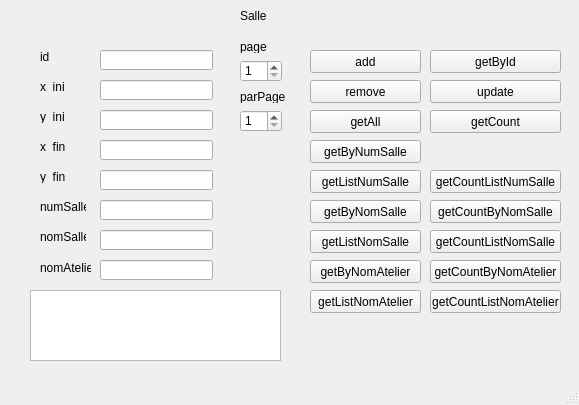
<?xml version="1.0" encoding="UTF-8"?>
<ui version="4.0">
 <class>SalleWindow</class>
 <widget class="QMainWindow" name="SalleWindow">
  <property name="geometry">
   <rect>
    <x>0</x>
    <y>0</y>
    <width>579</width>
    <height>405</height>
   </rect>
  </property>
  <property name="windowTitle">
   <string>MainWindow</string>
  </property>
  <widget class="QWidget" name="centralwidget">
   <widget class="QSpinBox" name="spinBoxPage">
    <property name="geometry">
     <rect>
      <x>240</x>
      <y>60</y>
      <width>42</width>
      <height>22</height>
     </rect>
    </property>
    <property name="minimum">
     <number>1</number>
    </property>
    <property name="maximum">
     <number>100</number>
    </property>
   </widget>
   <widget class="QLabel" name="label_5">
    <property name="geometry">
     <rect>
      <x>240</x>
      <y>90</y>
      <width>46</width>
      <height>13</height>
     </rect>
    </property>
    <property name="text">
     <string>parPage</string>
    </property>
   </widget>
   <widget class="QPushButton" name="pushButtonGetById">
    <property name="geometry">
     <rect>
      <x>430</x>
      <y>50</y>
      <width>131</width>
      <height>23</height>
     </rect>
    </property>
    <property name="text">
     <string>getById</string>
    </property>
   </widget>
   <widget class="QPushButton" name="pushButtonRemove">
    <property name="geometry">
     <rect>
      <x>310</x>
      <y>80</y>
      <width>111</width>
      <height>23</height>
     </rect>
    </property>
    <property name="text">
     <string>remove</string>
    </property>
   </widget>
   <widget class="QPushButton" name="pushButtonUpdate">
    <property name="geometry">
     <rect>
      <x>430</x>
      <y>80</y>
      <width>131</width>
      <height>23</height>
     </rect>
    </property>
    <property name="text">
     <string>update</string>
    </property>
   </widget>
   <widget class="QLabel" name="label">
    <property name="geometry">
     <rect>
      <x>240</x>
      <y>0</y>
      <width>61</width>
      <height>31</height>
     </rect>
    </property>
    <property name="text">
     <string>Salle</string>
    </property>
   </widget>
   <widget class="QPushButton" name="pushButtonGetByNumSalle">
    <property name="geometry">
     <rect>
      <x>310</x>
      <y>140</y>
      <width>111</width>
      <height>23</height>
     </rect>
    </property>
    <property name="text">
     <string>getByNumSalle</string>
    </property>
   </widget>
   <widget class="QPushButton" name="pushButtonGetCount">
    <property name="geometry">
     <rect>
      <x>430</x>
      <y>110</y>
      <width>131</width>
      <height>23</height>
     </rect>
    </property>
    <property name="text">
     <string>getCount</string>
    </property>
   </widget>
   <widget class="QSpinBox" name="spinBoxParPage">
    <property name="geometry">
     <rect>
      <x>240</x>
      <y>110</y>
      <width>42</width>
      <height>22</height>
     </rect>
    </property>
    <property name="minimum">
     <number>1</number>
    </property>
    <property name="maximum">
     <number>100</number>
    </property>
   </widget>
   <widget class="QPushButton" name="pushButtonGetAll">
    <property name="geometry">
     <rect>
      <x>310</x>
      <y>110</y>
      <width>111</width>
      <height>23</height>
     </rect>
    </property>
    <property name="text">
     <string>getAll</string>
    </property>
   </widget>
   <widget class="QLabel" name="label_2">
    <property name="geometry">
     <rect>
      <x>40</x>
      <y>50</y>
      <width>46</width>
      <height>13</height>
     </rect>
    </property>
    <property name="text">
     <string>id</string>
    </property>
   </widget>
   <widget class="QTextEdit" name="textEdit">
    <property name="geometry">
     <rect>
      <x>30</x>
      <y>290</y>
      <width>251</width>
      <height>71</height>
     </rect>
    </property>
   </widget>
   <widget class="QLabel" name="label_6">
    <property name="geometry">
     <rect>
      <x>240</x>
      <y>40</y>
      <width>46</width>
      <height>13</height>
     </rect>
    </property>
    <property name="text">
     <string>page</string>
    </property>
   </widget>
   <widget class="QPushButton" name="pushButtonAdd">
    <property name="geometry">
     <rect>
      <x>310</x>
      <y>50</y>
      <width>111</width>
      <height>23</height>
     </rect>
    </property>
    <property name="text">
     <string>add</string>
    </property>
   </widget>
   <widget class="QLineEdit" name="lineEditId">
    <property name="geometry">
     <rect>
      <x>100</x>
      <y>50</y>
      <width>113</width>
      <height>20</height>
     </rect>
    </property>
   </widget>
   <widget class="QLabel" name="label_7">
    <property name="geometry">
     <rect>
      <x>40</x>
      <y>80</y>
      <width>46</width>
      <height>13</height>
     </rect>
    </property>
    <property name="text">
     <string>x_ini</string>
    </property>
   </widget>
   <widget class="QLabel" name="label_8">
    <property name="geometry">
     <rect>
      <x>40</x>
      <y>110</y>
      <width>46</width>
      <height>13</height>
     </rect>
    </property>
    <property name="text">
     <string>y_ini</string>
    </property>
   </widget>
   <widget class="QLabel" name="label_9">
    <property name="geometry">
     <rect>
      <x>40</x>
      <y>140</y>
      <width>46</width>
      <height>13</height>
     </rect>
    </property>
    <property name="text">
     <string>x_fin</string>
    </property>
   </widget>
   <widget class="QLabel" name="label_10">
    <property name="geometry">
     <rect>
      <x>40</x>
      <y>170</y>
      <width>46</width>
      <height>13</height>
     </rect>
    </property>
    <property name="text">
     <string>y_fin</string>
    </property>
   </widget>
   <widget class="QLabel" name="label_11">
    <property name="geometry">
     <rect>
      <x>40</x>
      <y>200</y>
      <width>46</width>
      <height>13</height>
     </rect>
    </property>
    <property name="text">
     <string>numSalle</string>
    </property>
   </widget>
   <widget class="QLabel" name="label_12">
    <property name="geometry">
     <rect>
      <x>40</x>
      <y>230</y>
      <width>46</width>
      <height>13</height>
     </rect>
    </property>
    <property name="text">
     <string>nomSalle</string>
    </property>
   </widget>
   <widget class="QLabel" name="label_13">
    <property name="geometry">
     <rect>
      <x>40</x>
      <y>260</y>
      <width>51</width>
      <height>16</height>
     </rect>
    </property>
    <property name="text">
     <string>nomAtelier</string>
    </property>
   </widget>
   <widget class="QLineEdit" name="lineEditX_ini">
    <property name="geometry">
     <rect>
      <x>100</x>
      <y>80</y>
      <width>113</width>
      <height>20</height>
     </rect>
    </property>
   </widget>
   <widget class="QLineEdit" name="lineEditY_ini">
    <property name="geometry">
     <rect>
      <x>100</x>
      <y>110</y>
      <width>113</width>
      <height>20</height>
     </rect>
    </property>
   </widget>
   <widget class="QLineEdit" name="lineEditX_fin">
    <property name="geometry">
     <rect>
      <x>100</x>
      <y>140</y>
      <width>113</width>
      <height>20</height>
     </rect>
    </property>
   </widget>
   <widget class="QLineEdit" name="lineEditY_fin">
    <property name="geometry">
     <rect>
      <x>100</x>
      <y>170</y>
      <width>113</width>
      <height>20</height>
     </rect>
    </property>
   </widget>
   <widget class="QLineEdit" name="lineEditNumSalle">
    <property name="geometry">
     <rect>
      <x>100</x>
      <y>200</y>
      <width>113</width>
      <height>20</height>
     </rect>
    </property>
   </widget>
   <widget class="QLineEdit" name="lineEditNomSalle">
    <property name="geometry">
     <rect>
      <x>100</x>
      <y>230</y>
      <width>113</width>
      <height>20</height>
     </rect>
    </property>
   </widget>
   <widget class="QLineEdit" name="lineEditNomAtelier">
    <property name="geometry">
     <rect>
      <x>100</x>
      <y>260</y>
      <width>113</width>
      <height>20</height>
     </rect>
    </property>
   </widget>
   <widget class="QPushButton" name="pushButtonGetByNomSalle">
    <property name="geometry">
     <rect>
      <x>310</x>
      <y>200</y>
      <width>111</width>
      <height>23</height>
     </rect>
    </property>
    <property name="text">
     <string>getByNomSalle</string>
    </property>
   </widget>
   <widget class="QPushButton" name="pushButtonGetCountByNomSalle">
    <property name="geometry">
     <rect>
      <x>430</x>
      <y>200</y>
      <width>131</width>
      <height>23</height>
     </rect>
    </property>
    <property name="text">
     <string>getCountByNomSalle</string>
    </property>
   </widget>
   <widget class="QPushButton" name="pushButtonGetByNomAtelier">
    <property name="geometry">
     <rect>
      <x>310</x>
      <y>260</y>
      <width>111</width>
      <height>23</height>
     </rect>
    </property>
    <property name="text">
     <string>getByNomAtelier</string>
    </property>
   </widget>
   <widget class="QPushButton" name="getCountByNomAtelier">
    <property name="geometry">
     <rect>
      <x>430</x>
      <y>260</y>
      <width>131</width>
      <height>23</height>
     </rect>
    </property>
    <property name="text">
     <string>getCountByNomAtelier</string>
    </property>
   </widget>
   <widget class="QPushButton" name="pushButtonGetListNumSalle">
    <property name="geometry">
     <rect>
      <x>310</x>
      <y>170</y>
      <width>111</width>
      <height>23</height>
     </rect>
    </property>
    <property name="text">
     <string>getListNumSalle</string>
    </property>
   </widget>
   <widget class="QPushButton" name="pushButtonGetCountListNumSalle">
    <property name="geometry">
     <rect>
      <x>430</x>
      <y>170</y>
      <width>131</width>
      <height>23</height>
     </rect>
    </property>
    <property name="text">
     <string>getCountListNumSalle</string>
    </property>
   </widget>
   <widget class="QPushButton" name="pushButtonGetListNomSalle">
    <property name="geometry">
     <rect>
      <x>310</x>
      <y>230</y>
      <width>111</width>
      <height>23</height>
     </rect>
    </property>
    <property name="text">
     <string>getListNomSalle</string>
    </property>
   </widget>
   <widget class="QPushButton" name="pushButtonGetCountListNomSalle">
    <property name="geometry">
     <rect>
      <x>430</x>
      <y>230</y>
      <width>131</width>
      <height>23</height>
     </rect>
    </property>
    <property name="text">
     <string>getCountListNomSalle</string>
    </property>
   </widget>
   <widget class="QPushButton" name="pushButtonGetListNomAtelier">
    <property name="geometry">
     <rect>
      <x>310</x>
      <y>290</y>
      <width>111</width>
      <height>23</height>
     </rect>
    </property>
    <property name="text">
     <string>getListNomAtelier</string>
    </property>
   </widget>
   <widget class="QPushButton" name="pushButtonGetCountListNomAtelier">
    <property name="geometry">
     <rect>
      <x>430</x>
      <y>290</y>
      <width>131</width>
      <height>23</height>
     </rect>
    </property>
    <property name="text">
     <string>getCountListNomAtelier</string>
    </property>
   </widget>
  </widget>
  <widget class="QMenuBar" name="menubar">
   <property name="geometry">
    <rect>
     <x>0</x>
     <y>0</y>
     <width>579</width>
     <height>21</height>
    </rect>
   </property>
  </widget>
  <widget class="QStatusBar" name="statusbar"/>
 </widget>
 <resources/>
 <connections/>
</ui>
